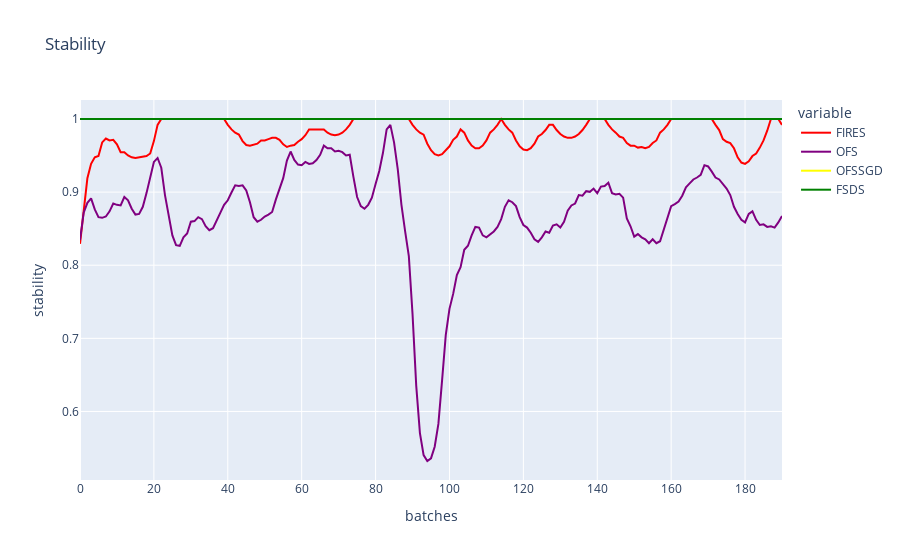

The notebook cell saved with this chart:
### Code cell
# stability
title = "Stability"
col_names = ["FIRES", "OFS", "OFSSGD", "FSDS"]
d = {"FIRES":fires_stability, "OFS":ofs_stability, "OFSSGD":ofssgd_stability, "FSDS":fsds_stability} #"random":random_stability
df = pd.DataFrame(d, columns=col_names)
fig = px.line(df, y = col_names, title=title, labels={"index":"batches", "value":"stability"},color_discrete_map={'FIRES': 'red', 
                                                   'FSDS': 'green', 'OFS': 'purple', "OFSSGD":"yellow"} )
fig.show()

### Figure 1 — Plotly figure (JSON) as saved in the notebook; plotly's stock layout.template omitted (floating-point values rounded to 4 significant figures; data arrays with more than 128 entries replaced by an {"elided": "..."} marker saying what was removed)
{"data": [{"hovertemplate": "variable=FIRES<br>batches=%{x}<br>stability=%{y}<extra></extra>", "legendgroup": "FIRES", "line": {"color": "red", "dash": "solid"}, "mode": "lines", "name": "FIRES", "orientation": "v", "showlegend": true, "type": "scatter", "x": {"elided": "191 int values"}, "xaxis": "x", "y": {"elided": "191 float values"}, "yaxis": "y"}, {"hovertemplate": "variable=OFS<br>batches=%{x}<br>stability=%{y}<extra></extra>", "legendgroup": "OFS", "line": {"color": "purple", "dash": "solid"}, "mode": "lines", "name": "OFS", "orientation": "v", "showlegend": true, "type": "scatter", "x": {"elided": "191 int values"}, "xaxis": "x", "y": {"elided": "191 float values"}, "yaxis": "y"}, {"hovertemplate": "variable=OFSSGD<br>batches=%{x}<br>stability=%{y}<extra></extra>", "legendgroup": "OFSSGD", "line": {"color": "yellow", "dash": "solid"}, "mode": "lines", "name": "OFSSGD", "orientation": "v", "showlegend": true, "type": "scatter", "x": {"elided": "191 int values"}, "xaxis": "x", "y": {"elided": "191 null values"}, "yaxis": "y"}, {"hovertemplate": "variable=FSDS<br>batches=%{x}<br>stability=%{y}<extra></extra>", "legendgroup": "FSDS", "line": {"color": "green", "dash": "solid"}, "mode": "lines", "name": "FSDS", "orientation": "v", "showlegend": true, "type": "scatter", "x": {"elided": "191 int values"}, "xaxis": "x", "y": {"elided": "191 int values"}, "yaxis": "y"}], "layout": {"legend": {"title": {"text": "variable"}, "tracegroupgap": 0}, "title": {"text": "Stability"}, "xaxis": {"anchor": "y", "domain": [0, 1], "title": {"text": "batches"}}, "yaxis": {"anchor": "x", "domain": [0, 1], "title": {"text": "stability"}}}}
